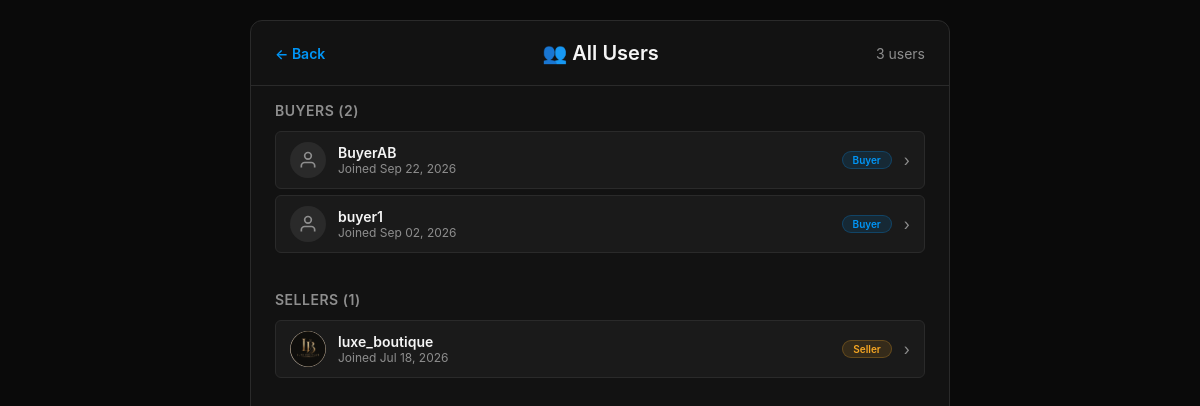
The page /admin-dashboard/users/ (signed in) on the database its author committed.
### shop/models.py (models this page shows, shortened)
class User(AbstractUser):
    ROLE_CHOICES = (
        ('buyer', 'Buyer'),
        ('seller', 'Seller'),
    )
    role = models.CharField(max_length=10, choices=ROLE_CHOICES, default='buyer')
    profile_picture = models.ImageField(upload_to='profiles/', blank=True, null=True)
    bio = models.TextField(blank=True, null=True)
    website = models.URLField(blank=True, null=True)
    business_category = models.CharField(max_length=100, blank=True, null=True)
    location = models.CharField(max_length=200, blank=True, null=True)
    phone = models.CharField(max_length=20, blank=True, null=True)

### shop/views.py (the view)
# urls.py: path('admin-dashboard/users/', views.admin_user_list, name='admin_user_list'),
@login_required(login_url='login')
def admin_user_list(request):
    if not request.user.is_superuser and request.user.username != 'admin':
        return redirect('login')
    users = User.objects.exclude(
        username__in=['admin', 'Administrator', 'root']
    ).exclude(
        is_superuser=True
    ).order_by('-date_joined')
    buyers = users.filter(role='buyer')
    sellers = users.filter(role='seller')
    context = {
        'users': users,
        'buyers': buyers,
        'sellers': sellers,
    }
    return render(request, 'shop/admin_user_list.html', context)

### shop/context_processors.py (called while the page is built)
def switchable_accounts(request):
    if not request.user.is_authenticated:
        return {'switchable_accounts': []}
    raw = request.COOKIES.get(COOKIE_NAME, '')
    try:
        ids = signing.loads(raw, salt=COOKIE_SALT) if raw else []
        if not isinstance(ids, list):
            ids = []
    except Exception:
        ids = []
    other_ids = [uid for uid in ids if uid != request.user.id]
    users = User.objects.filter(id__in=other_ids)
    return {'switchable_accounts': users}

### shop/templates/shop/admin_user_list.html (shortened to what this page needs)
<!DOCTYPE html>
<html>
<head>
</head>
<body>
    <div class="container">
        <div class="header">
            <a href="{% url 'admin_dashboard' %}" class="back-link">← Back</a>
            <span class="title">👥 All Users</span>
            <span class="count">{{ users|length }} users</span>
        </div>
        <div class="user-section">
            <div class="section-title">Buyers ({{ buyers|length }})</div>
            {% for user in buyers %}
            <a href="{% url 'admin_user_detail' user.id %}" class="user-card">
                <div class="avatar">
                    {% if user.profile_picture %}
                        <img src="{{ user.profile_picture.url }}" alt="{{ user.username }}">
                    {% else %}
                        <svg viewBox="0 0 24 24">
                            <path d="M20 21v-2a4 4 0 00-4-4H8a4 4 0 00-4 4v2"/>
                            <circle cx="12" cy="7" r="4"/>
                        </svg>
                    {% endif %}
                </div>
                <div class="info">
                    <div class="name">{{ user.username }}</div>
                    <div class="desc">Joined {{ user.date_joined|date:"M d, Y" }}</div>
                </div>
                <span class="role-badge buyer">Buyer</span>
                <span class="arrow">›</span>
            </a>
            {% empty %}
            <div class="empty-state">No buyers registered yet.</div>
            {% endfor %}
        </div>
        <div class="user-section">
            <div class="section-title">Sellers ({{ sellers|length }})</div>
            {% for user in sellers %}
           <a href="{% url 'admin_user_detail' user.id %}" class="user-card">
                <div class="avatar">
                    {% if user.profile_picture %}
                        <img src="{{ user.profile_picture.url }}" alt="{{ user.username }}">
                    {% else %}
                        <svg viewBox="0 0 24 24">
                            <path d="M20 21v-2a4 4 0 00-4-4H8a4 4 0 00-4 4v2"/>
                            <circle cx="12" cy="7" r="4"/>
                        </svg>
                    {% endif %}
                </div>
                <div class="info">
                    <div class="name">{{ user.username }}</div>
                    <div class="desc">Joined {{ user.date_joined|date:"M d, Y" }}</div>
                </div>
                <span class="role-badge seller">Seller</span>
                <span class="arrow">›</span>
            </a>
            {% empty %}
            <div class="empty-state">No sellers registered yet.</div>
            {% endfor %}
        </div>
    </div>
</body>
</html>

### shop/templates/shop/admin_user_list.html (style rules this page uses)
* { margin: 0; padding: 0; box-sizing: border-box; }
body { background: #0a0a0a; font-family: -apple-system, BlinkMacSystemFont, 'Segoe UI', Roboto, Arial, sans-serif; color: #f5f5f5; display: flex; justify-content: center; padding-top: 20px; }
.container { width: 100%; max-width: 700px; background: #121212; border: 1px solid #2a2a2a; border-radius: 12px; overflow: hidden; min-height: 100vh; }
.header { display: flex; justify-content: space-between; align-items: center; padding: 20px 24px; border-bottom: 1px solid #2a2a2a; }
.header .back-link { color: #0095f6; text-decoration: none; font-weight: 600; font-size: 14px; }
.header .title { font-size: 20px; font-weight: 600; color: #f5f5f5; }
.header .count { color: #8e8e8e; font-size: 14px; }
.user-section { padding: 16px 24px; }
.user-section .section-title { color: #8e8e8e; font-size: 14px; font-weight: 600; text-transform: uppercase; letter-spacing: 0.5px; margin-bottom: 12px; }
.user-card { display: flex; align-items: center; gap: 12px; padding: 10px 14px; background: #1a1a1a; border: 1px solid #2a2a2a; border-radius: 6px; margin-bottom: 6px; text-decoration: none; color: inherit; transition: 0.2s; cursor: pointer; }
.user-card .avatar { width: 36px; height: 36px; border-radius: 50%; background: #2a2a2a; display: flex; align-items: center; justify-content: center; overflow: hidden; flex-shrink: 0; }
.user-card .avatar img { width: 36px; height: 36px; border-radius: 50%; object-fit: cover; }
.user-card .avatar svg { width: 20px; height: 20px; fill: none; stroke: #8e8e8e; stroke-width: 2; }
.user-card .info { flex: 1; }
.user-card .info .name { color: #f5f5f5; font-weight: 600; font-size: 14px; }
.user-card .info .desc { color: #8e8e8e; font-size: 12px; }
.user-card .role-badge { font-size: 10px; font-weight: 600; padding: 2px 10px; border-radius: 10px; }
.user-card .role-badge.buyer { background: #0095f620; color: #0095f6; border: 1px solid #0095f640; }
.user-card .role-badge.seller { background: #f5a62320; color: #f5a623; border: 1px solid #f5a62340; }
.user-card .arrow { color: #8e8e8e; font-size: 16px; }

### rows shown on the page
User: username "BuyerAB", date_joined "Sep 22, 2026"
User: username "buyer1", date_joined "Sep 02, 2026"
User: profile_picture (picture), username "luxe_boutique", date_joined "Jul 18, 2026"

### other values the page prints
{{ users|length }} "3"
{{ buyers|length }} "2"
{{ sellers|length }} "1"
